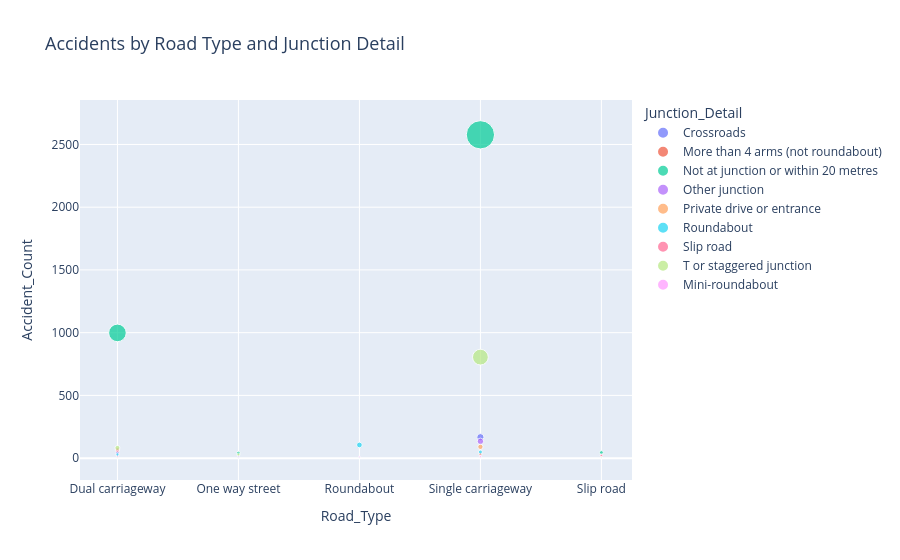

The notebook cell saved with this chart:
### Code cell
import tkinter as tk
from tkinter import ttk
from matplotlib.backends.backend_tkagg import FigureCanvasTkAgg
import seaborn as sns 
import numpy as np
import plotly.express as px


### seaborn boxplot
def boxplot():    
    # initial matplotlib states created state bugs so i created subplots so every button click is brand new figure
    fig, ax = plt.subplots(figsize=(10, 5))
    # Group by Road_Type and Time to count accidents per hour
    accidents_per_hour_road = clean_data.groupby(['Road_Type', 'Time']).size().reset_index(name='Accident_Count')
    # print("this is the new table:\n", accidents_per_hour_road.head()) 

    sns.boxplot(
        # compare distribution of value across road type and accidents
        x='Road_Type',
        y='Accident_Count',
        data=accidents_per_hour_road,
        # palette for differentiating colors
        palette='Set2'
    )

    # axes
    ax.set_title('Distribution of Accidents per Hour by Road Type')
    ax.set_xlabel('Road Type')
    ax.set_ylabel('Number of Accidents per Hour')
    plt.setp(ax.get_xticklabels(), rotation=45)

    display_plot(fig)

### matplotlib scatterplot
def scatterplot():
    # created an array rearrange the time on x axis(strings)
    time_order = [
    "12 AM", "1 AM", "2 AM", "3 AM", "4 AM", "5 AM",
    "6 AM", "7 AM", "8 AM", "9 AM", "10 AM", "11 AM",
    "12 PM", "1 PM", "2 PM", "3 PM", "4 PM", "5 PM",
    "6 PM", "7 PM", "8 PM", "9 PM", "10 PM", "11 PM"
    ]
    # create chart with matplotlib
    fig, ax = plt.subplots(figsize=(10, 5))
    #print(clean_data['Time'].dtype)

    # assigning the value to calculate the accidents by every hour
    # group by hour of the accident
    # unstack to create one column per severity
    accidents_per_hour_severity = (
        clean_data.groupby(
            ['Time', 'Accident_Severity'])
            .size()
            .unstack(fill_value=0)
            # using the time_order I'm re-index to enforce chronological order
            .reindex(time_order, fill_value=0)
    )
    #print(accidents_per_hour_severity)

    # loop through each severity type 
    for severity in accidents_per_hour_severity.columns:
        ax.scatter(
            accidents_per_hour_severity.index,
            accidents_per_hour_severity[severity],
            label=severity
        )

    # Add gridlines
    ax.set_xlabel('Hour of Day')
    ax.set_ylabel('Number of Accidents')
    ax.set_title('Number of Accidents by Hour of Day')
    ax.set_xticks(range(24))
    ax.set_xticklabels(time_order, rotation=90)
    ax.grid(True, linestyle='--', alpha=0.7)
    ax.legend(title='Accident Severity')
   
    display_plot(fig)

### heatmap matplotlib
def heatmap(): 
    # after storing heatmap, set up plot
    fig, ax = plt.subplots(figsize=(10, 5))
    
    # converting csv columns to numpy arrays
    severity = clean_data["Accident_Severity"].to_numpy()
    light = clean_data["Light_Conditions"].to_numpy()

    # getting unique values for rows and columns
    unique_severity = np.unique(severity)     
    unique_light = np.unique(light)      
    #print(unique_light, unique_severity)     

    # setting up an empty heatmap
    heatmap_data = np.zeros((len(unique_severity), len(unique_light)))

    # filling in the heatmap
    # loopings through the array of unique severities 
    for i, sev in enumerate(unique_severity):
        # inner looping through the unique light conditions
        # checking every severity through each light condition
        for j, l in enumerate(unique_light):
            # Count accidents for each severity and light condition
            #np.sum counts the array (true or false) for severity and light condition match
            heatmap_data[i, j] = np.sum((severity == sev) & (light == l))

    # displays 2D data as image, cell color to red, 
    cax = ax.imshow(heatmap_data, cmap="Reds")
    # add colorbar for the heat scale bar
    fig.colorbar(cax, ax=ax, label="Number of Accidents")
    # positioning each x axis label at the correct index and aligning text to the right

    # setting the tick labels
    ax.set_xticks(np.arange(len(unique_light)))
    ax.set_xticklabels(unique_light, rotation=45, ha="right")
    ax.set_yticks(np.arange(len(unique_severity)))
    ax.set_yticklabels(unique_severity)

    #setting x and y labels
    ax.set_xlabel("Light Conditions")
    ax.set_ylabel("Accident Severity")
    ax.set_title("Severity vs Light Conditions")
    
    display_plot(fig)

### line chart
def linechart():
    fig, ax = plt.subplots(figsize=(10, 5))

    # getting the top 6 from the unique values of weather
    weather_counts = clean_data["Weather_Conditions"].value_counts().head(6)
    # print("Top Weather Conditions:")
    # print(weather_counts)

    # setting line chart for weather conditions when accidents happened
    ax.plot(
            # x positions
            range(len(weather_counts)),
            weather_counts.values,
            marker='o',
            linestyle='-',
            linewidth=3
        )
    
    ax.set_title("Weather Conditions During Accidents")
    # setting the label rotation and alignments 
    ax.set_xlabel("Weather Condition")
    ax.set_ylabel("Accidents")
    ax.set_xticks(range(len(weather_counts)))
    ax.set_xticklabels(weather_counts.index, rotation=45, ha='right')
    fig.tight_layout()

    display_plot(fig)
    # plt.savefig("weatherConditionsDuringAccidents.png")

### bar chart
def barchart():
    fig, ax = plt.subplots(figsize=(10, 5))

    # using pandas value counts to return counts of unique values 
    severity_counts = clean_data["Accident_Severity"].value_counts()
    # print("count of severity:", severity_counts)

    # setting up simple bar chart with severity level as x axis and number of accidents as y axis
    ax.bar(severity_counts.index, severity_counts.values)

    ax.set_title("Accident Counts by Severity")
    ax.set_xlabel("Severity")
    ax.set_ylabel("Number of Accidents")
    fig.tight_layout()
    display_plot(fig)
    #plt.savefig("accidentCountsbySeverity.png")
    #plt.show()

def interactive_scatter():
    ploty_fig = px.scatter(
        # grouping by Road_Type and Junction Detail
        # size counts the # of accidents, 
        # turn the grouped data back into clean_data and names the count column num_accidents
        clean_data.groupby(['Road_Type', 'Junction_Detail']).size().reset_index(name='Accident_Count'),
        x='Road_Type',
        y='Accident_Count',
        # color by junction detail
        color='Junction_Detail',
        # size visualization by accident count
        size='Accident_Count',
        # interactive by hoveringing
        hover_data=['Road_Type', 'Junction_Detail', 'Accident_Count'],  
        title="Accidents by Road Type and Junction Detail"
    )

    # built in filters to enable dynamic updates based on dropdown selections and hover interactions
    ploty_fig.update_layout(
        title_font_size=18,
        hovermode="closest",
        showlegend=True,
        legend_title_text="Junction_Detail"
    )
    #plotly.offline.plot(ploty_fig, filename='scatterPlot.html')
    ploty_fig.show()

def display_plot(fig):
    for widget in frame_plot.winfo_children():
        widget.destroy()  # Clear previous plot
    canvas = FigureCanvasTkAgg(fig, master=frame_plot)
    canvas.draw()
    canvas.get_tk_widget().pack(fill="both", expand=True)

root = tk.Tk()
root.title("UK Accident Dashboard")
root.geometry("1000x600")

# Frame for buttons (left side)
frame_buttons = ttk.Frame(root)
frame_buttons.pack(side="left", padx=20, pady=20)

# Frame for plot display (right side)
frame_plot = ttk.Frame(root)
frame_plot.pack(side="right", padx=20, pady=20, fill="both", expand=True)

# buttons for different plots in the bottom of the frame
tk.Button(frame_buttons, text="Boxplot", command=boxplot).pack(pady=5, fill="x")
tk.Button(frame_buttons, text="Scatterplot", command=scatterplot).pack(pady=5, fill="x")
tk.Button(frame_buttons, text="Heatmap", command=heatmap).pack(pady=5, fill="x")
tk.Button(frame_buttons, text="Line Chart", command=linechart).pack(pady=5, fill="x")
tk.Button(frame_buttons, text="Bar Chart", command=barchart).pack(pady=5, fill="x")
tk.Button(frame_buttons,text="Interactive Plotly Chart (Jupyter Notebook)",command=interactive_scatter).pack(pady=5, fill="x")


# running the application
root.mainloop()

### Figure 1 — Plotly figure (JSON) as saved in the notebook; plotly's stock layout.template omitted (floating-point values rounded to 4 significant figures)
{"data": [{"customdata": [["Crossroads"], ["Crossroads"], ["Crossroads"], ["Crossroads"]], "hovertemplate": "Junction_Detail=%{customdata[0]}<br>Road_Type=%{x}<br>Accident_Count=%{marker.size}<extra></extra>", "legendgroup": "Crossroads", "marker": {"color": "#636efa", "size": [42, 12, 1, 167], "sizemode": "area", "sizeref": 6.442, "symbol": "circle"}, "mode": "markers", "name": "Crossroads", "orientation": "v", "showlegend": true, "type": "scatter", "x": ["Dual carriageway", "One way street", "Roundabout", "Single carriageway"], "xaxis": "x", "y": [42, 12, 1, 167], "yaxis": "y"}, {"customdata": [["More than 4 arms (not roundabout)"], ["More than 4 arms (not roundabout)"], ["More than 4 arms (not roundabout)"], ["More than 4 arms (not roundabout)"]], "hovertemplate": "Junction_Detail=%{customdata[0]}<br>Road_Type=%{x}<br>Accident_Count=%{marker.size}<extra></extra>", "legendgroup": "More than 4 arms (not roundabout)", "marker": {"color": "#EF553B", "size": [10, 4, 33, 2], "sizemode": "area", "sizeref": 6.442, "symbol": "circle"}, "mode": "markers", "name": "More than 4 arms (not roundabout)", "orientation": "v", "showlegend": true, "type": "scatter", "x": ["Dual carriageway", "One way street", "Single carriageway", "Slip road"], "xaxis": "x", "y": [10, 4, 33, 2], "yaxis": "y"}, {"customdata": [["Not at junction or within 20 metres"], ["Not at junction or within 20 metres"], ["Not at junction or within 20 metres"], ["Not at junction or within 20 metres"], ["Not at junction or within 20 metres"]], "hovertemplate": "Junction_Detail=%{customdata[0]}<br>Road_Type=%{x}<br>Accident_Count=%{marker.size}<extra></extra>", "legendgroup": "Not at junction or within 20 metres", "marker": {"color": "#00cc96", "size": [998, 41, 5, 2577, 45], "sizemode": "area", "sizeref": 6.442, "symbol": "circle"}, "mode": "markers", "name": "Not at junction or within 20 metres", "orientation": "v", "showlegend": true, "type": "scatter", "x": ["Dual carriageway", "One way street", "Roundabout", "Single carriageway", "Slip road"], "xaxis": "x", "y": [998, 41, 5, 2577, 45], "yaxis": "y"}, {"customdata": [["Other junction"], ["Other junction"], ["Other junction"], ["Other junction"]], "hovertemplate": "Junction_Detail=%{customdata[0]}<br>Road_Type=%{x}<br>Accident_Count=%{marker.size}<extra></extra>", "legendgroup": "Other junction", "marker": {"color": "#ab63fa", "size": [18, 10, 134, 5], "sizemode": "area", "sizeref": 6.442, "symbol": "circle"}, "mode": "markers", "name": "Other junction", "orientation": "v", "showlegend": true, "type": "scatter", "x": ["Dual carriageway", "One way street", "Single carriageway", "Slip road"], "xaxis": "x", "y": [18, 10, 134, 5], "yaxis": "y"}, {"customdata": [["Private drive or entrance"], ["Private drive or entrance"], ["Private drive or entrance"]], "hovertemplate": "Junction_Detail=%{customdata[0]}<br>Road_Type=%{x}<br>Accident_Count=%{marker.size}<extra></extra>", "legendgroup": "Private drive or entrance", "marker": {"color": "#FFA15A", "size": [3, 90, 1], "sizemode": "area", "sizeref": 6.442, "symbol": "circle"}, "mode": "markers", "name": "Private drive or entrance", "orientation": "v", "showlegend": true, "type": "scatter", "x": ["Dual carriageway", "Single carriageway", "Slip road"], "xaxis": "x", "y": [3, 90, 1], "yaxis": "y"}, {"customdata": [["Roundabout"], ["Roundabout"], ["Roundabout"], ["Roundabout"], ["Roundabout"]], "hovertemplate": "Junction_Detail=%{customdata[0]}<br>Road_Type=%{x}<br>Accident_Count=%{marker.size}<extra></extra>", "legendgroup": "Roundabout", "marker": {"color": "#19d3f3", "size": [29, 3, 105, 49, 2], "sizemode": "area", "sizeref": 6.442, "symbol": "circle"}, "mode": "markers", "name": "Roundabout", "orientation": "v", "showlegend": true, "type": "scatter", "x": ["Dual carriageway", "One way street", "Roundabout", "Single carriageway", "Slip road"], "xaxis": "x", "y": [29, 3, 105, 49, 2], "yaxis": "y"}, {"customdata": [["Slip road"], ["Slip road"], ["Slip road"]], "hovertemplate": "Junction_Detail=%{customdata[0]}<br>Road_Type=%{x}<br>Accident_Count=%{marker.size}<extra></extra>", "legendgroup": "Slip road", "marker": {"color": "#FF6692", "size": [65, 8, 21], "sizemode": "area", "sizeref": 6.442, "symbol": "circle"}, "mode": "markers", "name": "Slip road", "orientation": "v", "showlegend": true, "type": "scatter", "x": ["Dual carriageway", "Single carriageway", "Slip road"], "xaxis": "x", "y": [65, 8, 21], "yaxis": "y"}, {"customdata": [["T or staggered junction"], ["T or staggered junction"], ["T or staggered junction"], ["T or staggered junction"]], "hovertemplate": "Junction_Detail=%{customdata[0]}<br>Road_Type=%{x}<br>Accident_Count=%{marker.size}<extra></extra>", "legendgroup": "T or staggered junction", "marker": {"color": "#B6E880", "size": [81, 28, 805, 5], "sizemode": "area", "sizeref": 6.442, "symbol": "circle"}, "mode": "markers", "name": "T or staggered junction", "orientation": "v", "showlegend": true, "type": "scatter", "x": ["Dual carriageway", "One way street", "Single carriageway", "Slip road"], "xaxis": "x", "y": [81, 28, 805, 5], "yaxis": "y"}, {"customdata": [["Mini-roundabout"], ["Mini-roundabout"], ["Mini-roundabout"]], "hovertemplate": "Junction_Detail=%{customdata[0]}<br>Road_Type=%{x}<br>Accident_Count=%{marker.size}<extra></extra>", "legendgroup": "Mini-roundabout", "marker": {"color": "#FF97FF", "size": [1, 10, 14], "sizemode": "area", "sizeref": 6.442, "symbol": "circle"}, "mode": "markers", "name": "Mini-roundabout", "orientation": "v", "showlegend": true, "type": "scatter", "x": ["One way street", "Roundabout", "Single carriageway"], "xaxis": "x", "y": [1, 10, 14], "yaxis": "y"}], "layout": {"hovermode": "closest", "legend": {"itemsizing": "constant", "title": {"text": "Junction_Detail"}, "tracegroupgap": 0}, "showlegend": true, "title": {"font": {"size": 18}, "text": "Accidents by Road Type and Junction Detail"}, "xaxis": {"anchor": "y", "domain": [0, 1], "title": {"text": "Road_Type"}}, "yaxis": {"anchor": "x", "domain": [0, 1], "title": {"text": "Accident_Count"}}}}
